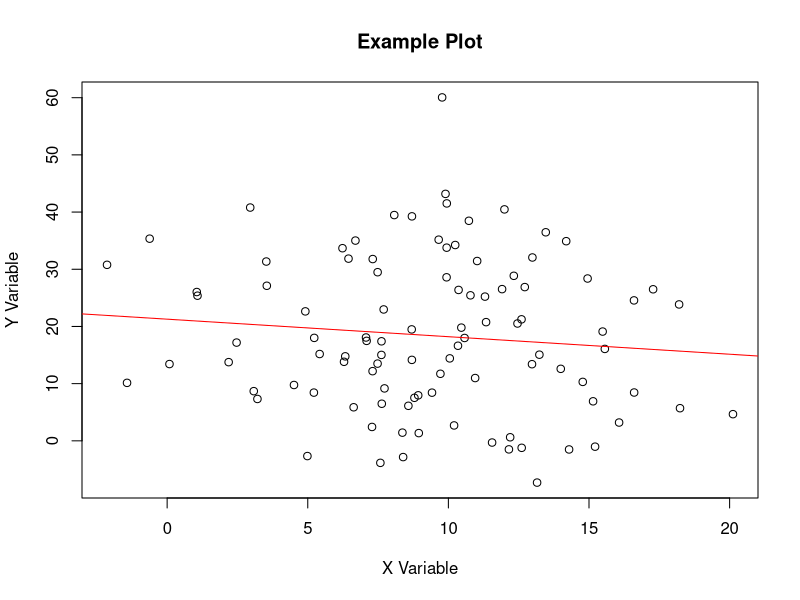
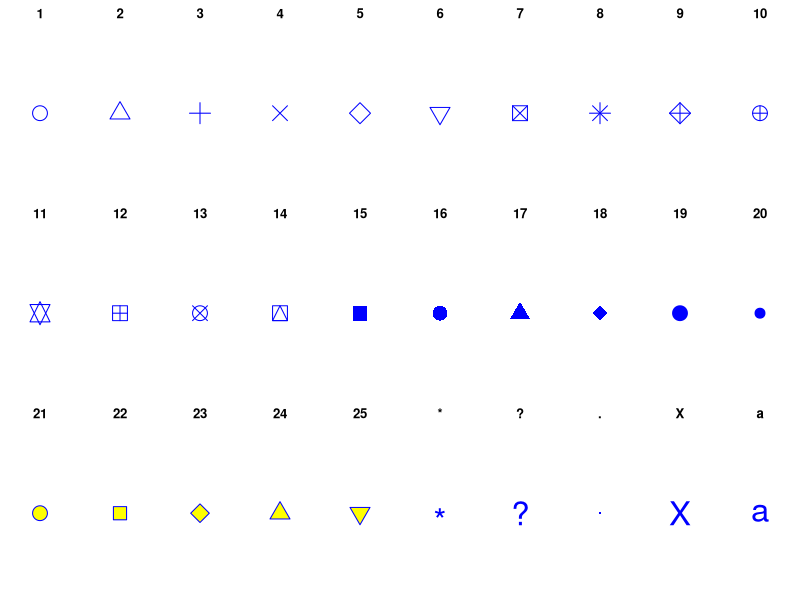

These charts were generated, in order, by the following R code:

################################################################
# name:fit
x<-rnorm(100,10,5)
y<-rnorm(100,20,15)
fit <- lm(y~x)
summary(fit)

################################################################
# name:plot
# once the plot composition looks good, I write it directly to a hi res file
# png('aPlot.png', res=200,width = 600, height = 600)
plot(x,y,main="Example Plot",xlab="X Variable",ylab="Y Variable")
abline(fit,col="Red")
dev.off()

################################################################
# name:points
png('pchopts.png')
par(mfrow=c(3,10), mar=c(0,0,2,0))
for(i in c(1:25)){
 plot(1,1,pch=i, axes=F, cex = 3, col = 'blue', bg = 'yellow')
 title(i)
 }
for(i in c("*", "?", ".", "X", "a")){
 plot(1,1,pch=i, axes=F, cex = 3, col = 'blue', bg = 'yellow')
 title(i)
 }
dev.off()
